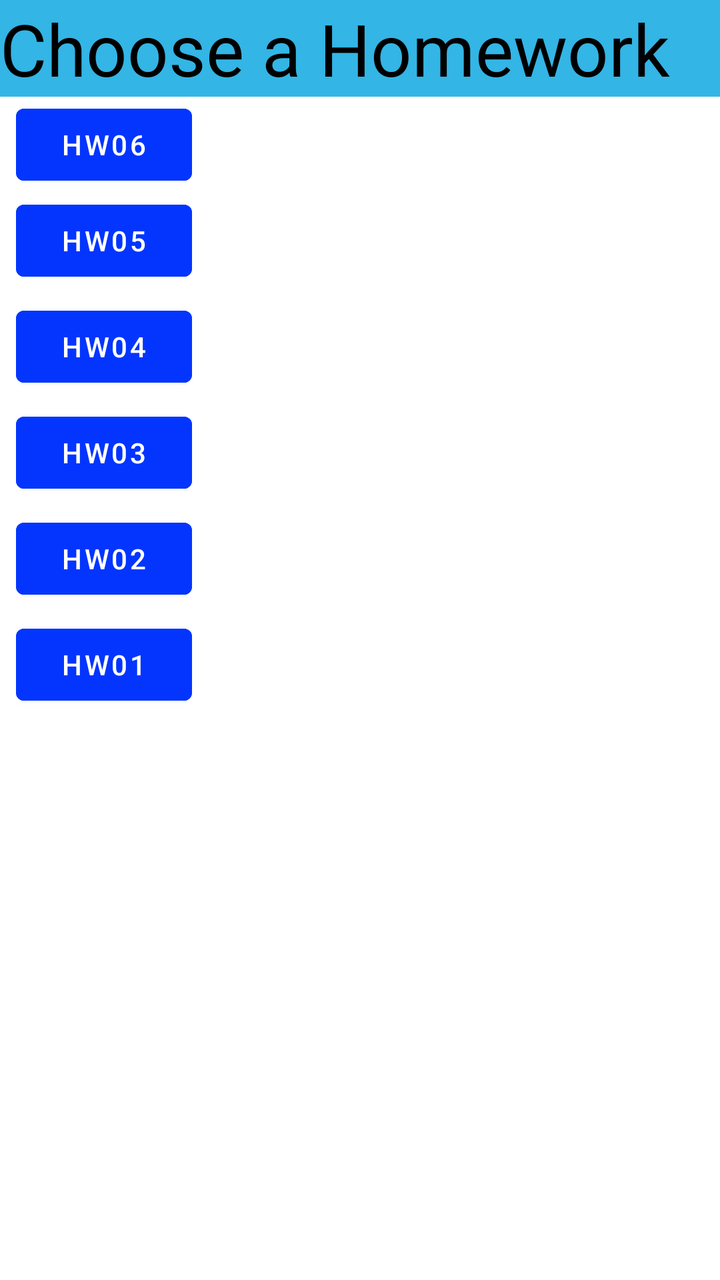
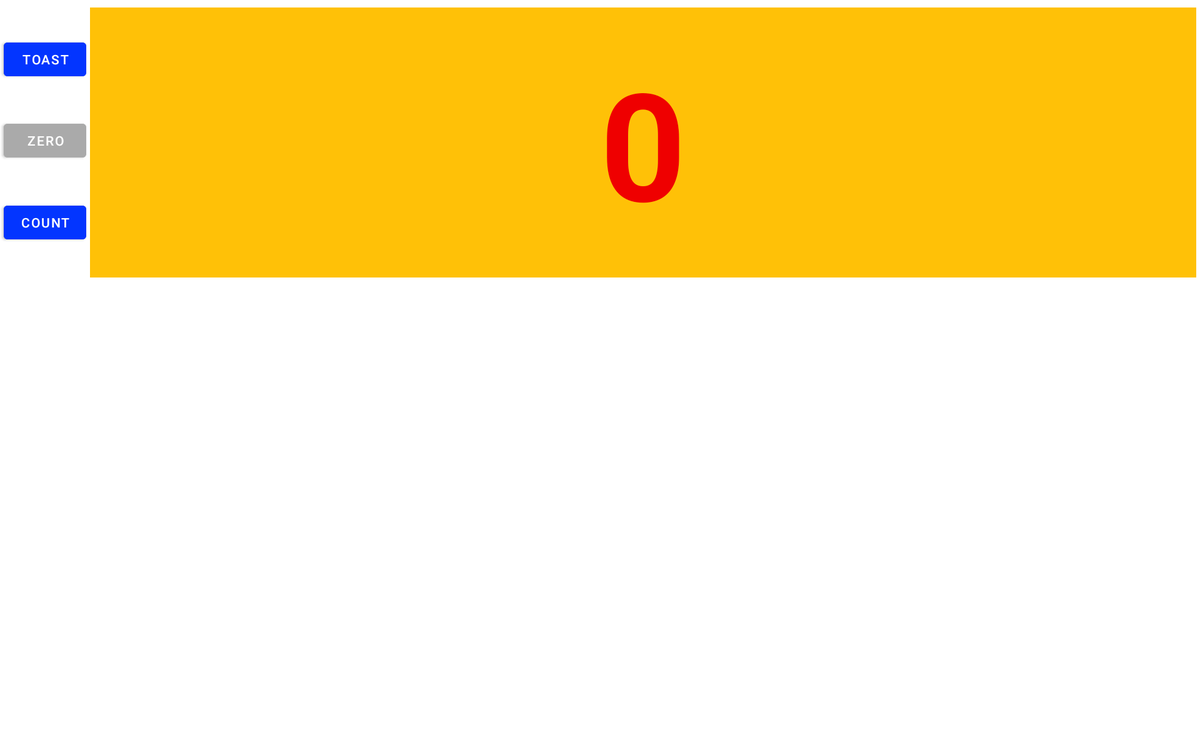

The same Android screen from two of the app's own layout files: first res/layout/ as a phone draws it, then the repository's variant for another configuration, drawn on a device whose configuration selects that folder. Both files follow.
<!-- AndroidManifest.xml: application theme Theme.105590006_HW -->
<!-- res/layout/activity_main.xml -->
<?xml version="1.0" encoding="utf-8"?>
<androidx.constraintlayout.widget.ConstraintLayout xmlns:android="http://schemas.android.com/apk/res/android"
    xmlns:app="http://schemas.android.com/apk/res-auto"
    xmlns:tools="http://schemas.android.com/tools"
    android:layout_width="match_parent"
    android:layout_height="match_parent"
    tools:context=".MainActivity">

    <TextView
        android:id="@+id/main_tview_header2"
        android:layout_width="0dp"
        android:layout_height="wrap_content"
        android:background="@android:color/holo_blue_light"
        android:text="@string/main_titel"
        android:textColor="@color/black"
        android:textSize="36sp"
        app:layout_constraintEnd_toEndOf="parent"
        app:layout_constraintHorizontal_bias="0.5"
        app:layout_constraintStart_toStartOf="parent"
        app:layout_constraintTop_toTopOf="parent" />

    <ScrollView
        android:layout_width="match_parent"
        android:layout_height="0dp"
        android:layout_marginStart="8dp"
        app:layout_constraintBottom_toBottomOf="parent"
        app:layout_constraintEnd_toEndOf="parent"
        app:layout_constraintHorizontal_bias="0.0"
        app:layout_constraintStart_toStartOf="parent"
        app:layout_constraintTop_toBottomOf="@+id/main_tview_header2"
        app:layout_constraintVertical_bias="1.0">

        <LinearLayout
            android:layout_width="match_parent"
            android:layout_height="wrap_content"
            android:orientation="vertical">

            <Button
                android:id="@+id/main_button_hw06"
                android:layout_width="wrap_content"
                android:layout_height="wrap_content"
                android:backgroundTint="@color/bule"
                android:onClick="toHW06"
                android:text="@string/button_jump_hw06" />

            <Button
                android:id="@+id/main_button_hw05"
                android:layout_width="wrap_content"
                android:layout_height="wrap_content"
                android:backgroundTint="@color/bule"
                android:onClick="toHW05"
                android:text="@string/button_jump_hw05" />

            <Button
                android:id="@+id/main_button_hw04"
                android:layout_width="wrap_content"
                android:layout_height="wrap_content"
                android:layout_marginTop="5dp"
                android:backgroundTint="@color/bule"
                android:onClick="toHW04"
                android:text="@string/button_jump_hw04" />

            <Button
                android:id="@+id/main_button_hw03"
                android:layout_width="wrap_content"
                android:layout_height="wrap_content"
                android:layout_marginTop="5dp"
                android:backgroundTint="@color/bule"
                android:onClick="toHW03"
                android:text="@string/button_jump_hw03" />

            <Button
                android:id="@+id/main_button_hw02"
                android:layout_width="wrap_content"
                android:layout_height="wrap_content"
                android:layout_marginTop="5dp"
                android:backgroundTint="@color/bule"
                android:onClick="toHW02"
                android:text="@string/button_jump_hw02" />

            <Button
                android:id="@+id/main_button_hw01"
                android:layout_width="wrap_content"
                android:layout_height="wrap_content"
                android:layout_marginTop="5dp"
                android:backgroundTint="@color/bule"
                android:onClick="toHW01"
                android:text="@string/button_jump_hw01" />

            <androidx.constraintlayout.widget.ConstraintLayout
                android:layout_width="match_parent"
                android:layout_height="match_parent">

            </androidx.constraintlayout.widget.ConstraintLayout>

        </LinearLayout>
    </ScrollView>

</androidx.constraintlayout.widget.ConstraintLayout>
<!-- resources referenced by this layout -->
<resources>
  <color name="black">#FF000000</color>
  <color name="bule">#FF0335FF</color>
  <string name="button_jump_hw01">hw01</string>
  <string name="button_jump_hw02">hw02</string>
  <string name="button_jump_hw03">hw03</string>
  <string name="button_jump_hw04">hw04</string>
  <string name="button_jump_hw05">hw05</string>
  <string name="button_jump_hw06">hw06</string>
  <string name="main_titel">Choose a Homework</string>
  <style name="Theme.105590006_HW" parent="Theme.MaterialComponents.DayNight.DarkActionBar">
          
          <item name="colorPrimary">@color/purple_500</item>
          <item name="colorPrimaryVariant">@color/purple_700</item>
          <item name="colorOnPrimary">@color/white</item>
          
          <item name="colorSecondary">@color/teal_200</item>
          <item name="colorSecondaryVariant">@color/teal_700</item>
          <item name="colorOnSecondary">@color/black</item>
          
          <item name="android:statusBarColor" tools:targetApi="l">?attr/colorPrimaryVariant</item>
          
      </style>
  <color name="purple_500">#FF6200EE</color>
  <color name="purple_700">#FF3700B3</color>
  <color name="white">#FFFFFFFF</color>
  <color name="teal_200">#FF03DAC5</color>
  <color name="teal_700">#FF018786</color>
</resources>
<!-- res/layout-xlarge/activity_main.xml (the repository's variant of the layout above) -->
<!-- drawn on a large tablet held sideways -->
<?xml version="1.0" encoding="utf-8"?>
<androidx.constraintlayout.widget.ConstraintLayout xmlns:android="http://schemas.android.com/apk/res/android"
    xmlns:app="http://schemas.android.com/apk/res-auto"
    xmlns:tools="http://schemas.android.com/tools"
    android:layout_width="match_parent"
    android:layout_height="match_parent"
    tools:context=".MainActivity">

    <TextView
        android:id="@+id/show_count"
        android:layout_width="0dp"
        android:layout_height="0dp"
        android:layout_marginStart="4dp"
        android:layout_marginTop="8dp"
        android:layout_marginEnd="4dp"
        android:layout_marginBottom="4dp"
        android:background="#FFC107"
        android:gravity="center_vertical"
        android:text="@string/count_initial_value"
        android:textAlignment="center"
        android:textColor="#EF0000"
        android:textSize="160sp"
        android:textStyle="bold"
        app:layout_constraintBottom_toTopOf="@+id/guideline3"
        app:layout_constraintEnd_toEndOf="parent"
        app:layout_constraintHorizontal_bias="0.498"
        app:layout_constraintStart_toEndOf="@+id/button_zero"
        app:layout_constraintTop_toTopOf="parent"
        app:layout_constraintVertical_bias="0.502" />

    <Button
        android:id="@+id/button_toast"
        android:layout_width="wrap_content"
        android:layout_height="wrap_content"
        android:layout_marginStart="4dp"
        android:backgroundTint="@color/bule"
        android:onClick="showToast"
        android:text="@string/button_label_toast"
        app:layout_constraintBottom_toTopOf="@+id/button_zero"
        app:layout_constraintStart_toStartOf="parent"
        app:layout_constraintTop_toTopOf="parent" />

    <Button
        android:id="@+id/button_zero"
        android:layout_width="wrap_content"
        android:layout_height="wrap_content"
        android:layout_marginStart="4dp"
        android:backgroundTint="@color/darker_gray"
        android:onClick="resetCount"
        android:text="@string/button_label_zero"
        app:layout_constraintBottom_toTopOf="@+id/button_count"
        app:layout_constraintStart_toStartOf="parent"
        app:layout_constraintTop_toBottomOf="@+id/button_toast" />

    <Button
        android:id="@+id/button_count"
        android:layout_width="wrap_content"
        android:layout_height="wrap_content"
        android:layout_marginStart="4dp"
        android:backgroundTint="@color/bule"
        android:onClick="addCount"
        android:text="@string/button_label_count"
        app:layout_constraintBottom_toTopOf="@+id/guideline3"
        app:layout_constraintStart_toStartOf="parent"
        app:layout_constraintTop_toBottomOf="@+id/button_zero" />

    <androidx.constraintlayout.widget.Guideline
        android:id="@+id/guideline3"
        android:layout_width="wrap_content"
        android:layout_height="wrap_content"
        android:orientation="horizontal"
        app:layout_constraintGuide_begin="300dp" />

</androidx.constraintlayout.widget.ConstraintLayout>
<!-- resources referenced by the variant -->
<!-- as a large tablet held sideways resolves them -->
<resources>
  <color name="bule">#FF0335FF</color>
  <color name="darker_gray">#aaa</color>
  <string name="button_label_count">Count</string>
  <string name="button_label_toast">Toast</string>
  <string name="button_label_zero">Zero</string>
  <string name="count_initial_value">0</string>
  <style name="Theme.105590006_HW" parent="Theme.MaterialComponents.DayNight.DarkActionBar">
          
          <item name="colorPrimary">@color/purple_500</item>
          <item name="colorPrimaryVariant">@color/purple_700</item>
          <item name="colorOnPrimary">@color/white</item>
          
          <item name="colorSecondary">@color/teal_200</item>
          <item name="colorSecondaryVariant">@color/teal_700</item>
          <item name="colorOnSecondary">@color/black</item>
          
          <item name="android:statusBarColor" tools:targetApi="l">?attr/colorPrimaryVariant</item>
          
      </style>
  <color name="purple_500">#FF6200EE</color>
  <color name="purple_700">#FF3700B3</color>
  <color name="white">#FFFFFFFF</color>
  <color name="teal_200">#FF03DAC5</color>
  <color name="teal_700">#FF018786</color>
  <color name="black">#FF000000</color>
</resources>
